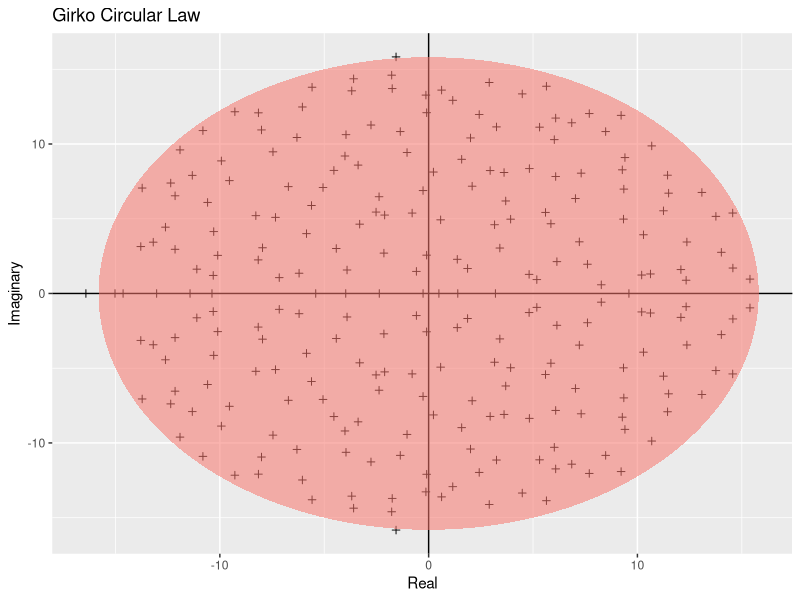

Reproduce this figure in R.
library(ggplot2)
library(here)

# Build a function that returns an ellipse (predicted eigenvalue boundary)
build_ellipse <- function(hradius, vradius){
  npoints = 250
  a <- seq(0, 2 * pi, length = npoints + 1)
  x <- hradius * cos(a)
  y <- vradius * sin(a)
  return(data.frame(x = x, y = y))
}

# Set matrix
N <- 250
M <- matrix(rnorm(N * N), N, N)

eigvals <- eigen(M)$values
# Build dataframe
eigDF <- data.frame(
  "Real" = Re(eigvals),
  "Imaginary" = Im(eigvals)
)

# Compute theoretical radius
radius <- sqrt(N)

# Build dataframe for the ellipse boundary
ellDF <- build_ellipse(radius, radius)
names(ellDF) <- c("Real", "Imaginary")

# Create plot
p <- ggplot(eigDF, aes(x = Real, y = Imaginary)) +
  geom_point(shape = I(3)) +
  geom_hline(aes(yintercept = 0)) +
  geom_vline(aes(xintercept = 0)) +
  geom_polygon(
    data = ellDF,
    aes(x = Real, y = Imaginary, alpha = 1/20, fill = "red")
  ) +
  theme(legend.position = "none") +
  ggtitle("Girko Circular Law")

# Save plot to PDF
pdf(here("week4", "results", "Girko.pdf"), width = 8, height = 8)
print(p)
dev.off()

cat("Complete\n")
